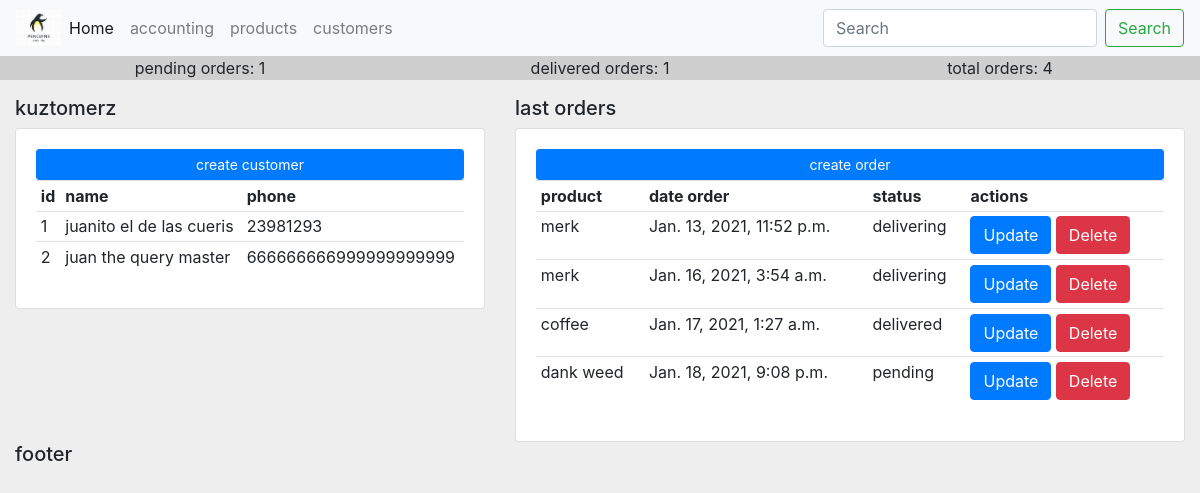
The app's page /accounting/ with its own data.
### accounting/models.py (models this page shows, shortened)
class Customer(models.Model):
    name = models.CharField(max_length=200, null=True)
    phone = models.CharField(max_length=200, null=True)
    email = models.CharField(max_length=200, null=True)
    date_created = models.DateTimeField(auto_now_add=True, null=True)

class Order(models.Model):
    STATUS = (
        ('pending', 'Pending'),
        ('delivering', 'Out on delivery'),
        ('delivered', 'Delivered')
    )
    customer = models.ForeignKey(Customer, null=True, on_delete=models.SET_NULL)
    product = models.ForeignKey(Product, null=True, on_delete=models.SET_NULL)
    status = models.CharField(max_length=200, null=True, choices=STATUS)
    date_created = models.DateTimeField(auto_now_add=True, null=True)

class Product(models.Model):
    CATEGORY = (
        ('indoors', 'Indoors'),
        ('outdoors', 'Outdoors')
    )
    name = models.CharField(max_length=200, null=True)
    price = models.FloatField(null=True)
    category = models.CharField(max_length=200, null=True, choices=CATEGORY)
    description = models.CharField(max_length=200, null=True)
    date_created = models.DateTimeField(auto_now_add=True, null=True)
    tags = models.ManyToManyField(Tag)
    def __str__(self):
        return self.name

### accounting/views.py (the view)
# urls.py: path('', views.home, name="accounting_home"),
def home(request):
    orders = Order.objects.all()
    customers = Customer.objects.all()
    total_orders = orders.count()
    pending_orders = orders.filter(status='pending').count()
    delivered_orders = orders.filter(status='delivered').count()
    context = {'orders':orders, 'customers':customers,
        'delivered_orders' : delivered_orders, 'total_orders' : total_orders,
        'pending_orders' : pending_orders
    }
    return render(request, 'accounting/dashboard.html', context)

### accounting/templates/accounting/dashboard.html
{% extends 'ivy/layout.html' %}
{% block content %}
<div class="row">
    <div class="col-md-5">
        <h5>kuztomerz</h5>
        <div class="card card-body">
            <button class="btn btn-primary btn-sm btn-block">create customer</button>
            <table class="table table-sm">
                <tr>
                    <th>id</th>
                    <th>name</th>
                    <th>phone</th>
                </tr>
                {% for customer in customers %}
                    <tr>
                        <td>{{customer.id}}</td>
                        <td>{{customer.name}}</td>
                        <td>{{customer.phone}}</td>
                    </tr>
                {% endfor %}
            </table>
        </div>
    </div>
    <div class="col-md-7">
        <h5>last orders</h5>
        <div class="card card-body">
            <a href="{% url 'accounting_order_create' %}">
            <button class="btn btn-primary btn-sm btn-block">create order</button></a>
            <table class="table table-sm">
                <tr>
                    <th>product</th>
                    <th>date order</th>
                    <th>status</th>
                    <th>actions</th>
                </tr>
                {% for order in orders %}
                    <tr>
                        <td>{{order.product}}</td>
                        <td>{{order.date_created}}</td>
                        <td>{{order.status}}</td>
                        <td>
                            <a href="{% url 'accounting_order_update' order.id %}" class="btn btn-primary">Update</a>
                            <a href="{% url 'accounting_order_delete' order.id %}" class="btn btn-danger">Delete</a>
                        </td>
                    </tr>
                {% endfor %}
            </table>
        </div>
    </div>
</div>
{% endblock content %}

### static/css/main.css (style rules this page uses)
body { background-color: rgb(238, 238, 238); }

### records on screen
Customer: id "1", name "juanito el de las cueris", phone "23981293"
Customer: id "2", name "juan the query master", phone "666666666999999999999"
Order: product "merk", date_created "Jan. 13, 2021, 11:52 p.m.", status "delivering"
Order: product "merk", date_created "Jan. 16, 2021, 3:54 a.m.", status "delivering"
Order: product "coffee", date_created "Jan. 17, 2021, 1:27 a.m.", status "delivered"
Order: product "dank weed", date_created "Jan. 18, 2021, 9:08 p.m.", status "pending"

### other values on screen
{{ pending_orders }} "1"
{{ delivered_orders }} "1"
{{ total_orders }} "4"
